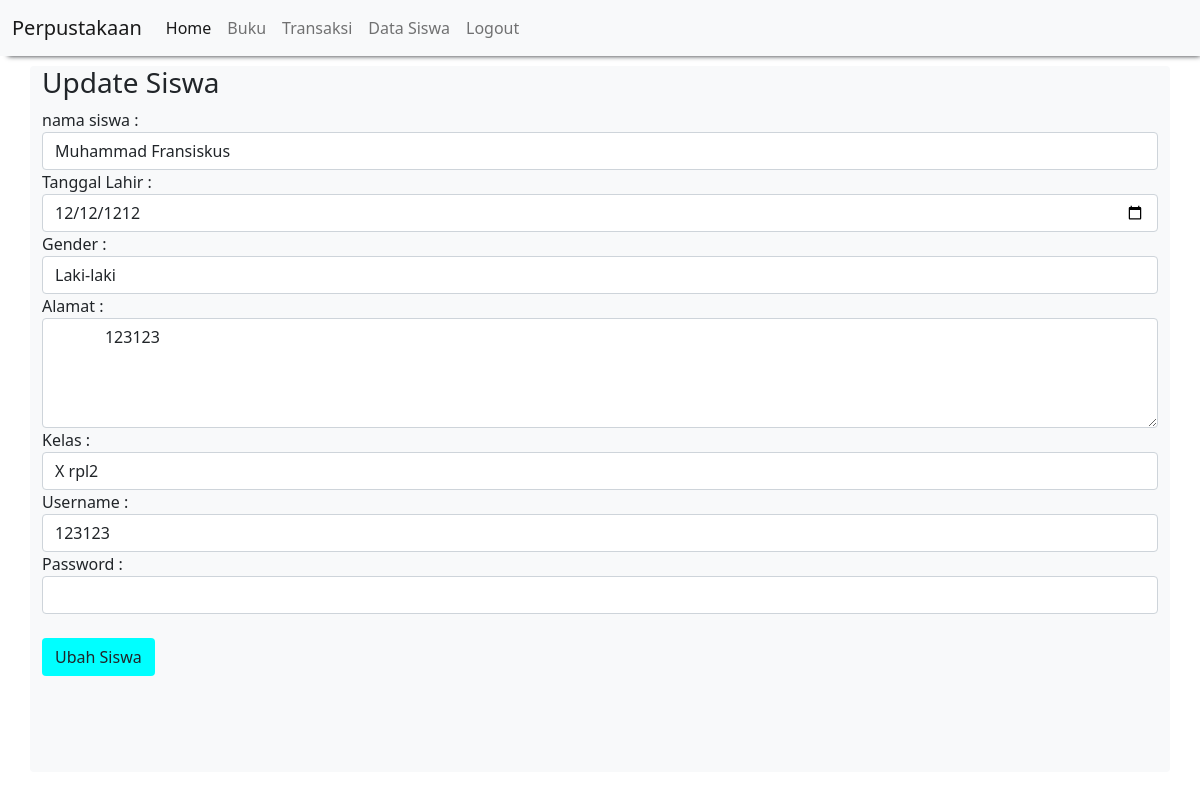
Page /update_siswa.php?id_siswa=29 (signed in) on the committed database.
### tables this page shows
CREATE TABLE `siswa` (
  `id_siswa` int(11) NOT NULL,
  `nama_siswa` varchar(100) NOT NULL,
  `tanggal_lahir` date NOT NULL,
  `gender` enum('L','P') NOT NULL,
  `alamat` text NOT NULL,
  `username` varchar(255) DEFAULT NULL,
  `password` varchar(255) DEFAULT NULL,
  `id_kelas` int(11) NOT NULL
);

### update_siswa.php (the view, shortened to what this page needs)
<?php include'header.php'; ?>
  <?php
        include "koneksi.php";
        $qry_get_siswa=mysqli_query($conn,"select * from siswa where id_siswa = '".$_GET['id_siswa']."'");
        $data_siswa=mysqli_fetch_array($qry_get_siswa);
        ?>
        <h3>Update Siswa</h3>
        <form action="proses_update_siswa.php" method="post">
            nama siswa :
        <input type="text" name="nama_siswa" value="<?=$data_siswa['nama_siswa']?>" class="form-control">
            Tanggal Lahir :
        <input type="date" name="tanggal_lahir" value="<?=$data_siswa['tanggal_lahir']?>" class="form-control">
            Gender :
            <?php
            $arr_gender=array('L'=>'Laki-laki','P'=>'Perempuan');
            ?>
            <select name="gender" class="form-control">
                <?php foreach ($arr_gender as $key_gender => $val_gender):
                    if($key_gender==$data_siswa['gender']){
                        $selek="selected";
                    } else {
                        $selek="";
                    }
                ?>
        <option value="<?=$key_gender?>" <?=$selek?>><?=$val_gender?></option>
                <?php endforeach ?>
            </select>
            Alamat :
        <textarea name="alamat" class="form-control" rows="4">
            <?=$data_siswa['alamat']?>
        </textarea>
            Kelas :
            <select name="id_kelas" class="form-control">
                <?php
                include "koneksi.php";
                $qry_kelas=mysqli_query($conn,"select * from kelas");
                while($data_kelas=mysqli_fetch_array($qry_kelas)){
                    if($data_kelas['id_kelas']==$data_siswa['id_kelas']){
                        $selek="selected";
                    } else {
                        $selek="";
                    }
        echo '<option value="'.$data_kelas['id_kelas'].'" '.$selek.'>'.$data_kelas['nama_kelas'].'</option>';
                }
                ?>
            </select>
            Username :
        <input type="text" name="username" value="<?=$data_siswa['username']?>" class="form-control">
            Password :
        <input type="password" name="password" value="" class="form-control"><br>
        <input type="submit" name="simpan" value="Ubah Siswa" class="btn" style="background-color:Cyan;"><br><br><br><br><br>
        </form>

### rows in the picture
siswa: nama_siswa "Muhammad Fransiskus", tanggal_lahir "12/12/1212", alamat "123123", username "123123"

### other values in the picture
form field gender "Laki-laki"
form field id_kelas "X rpl2"
